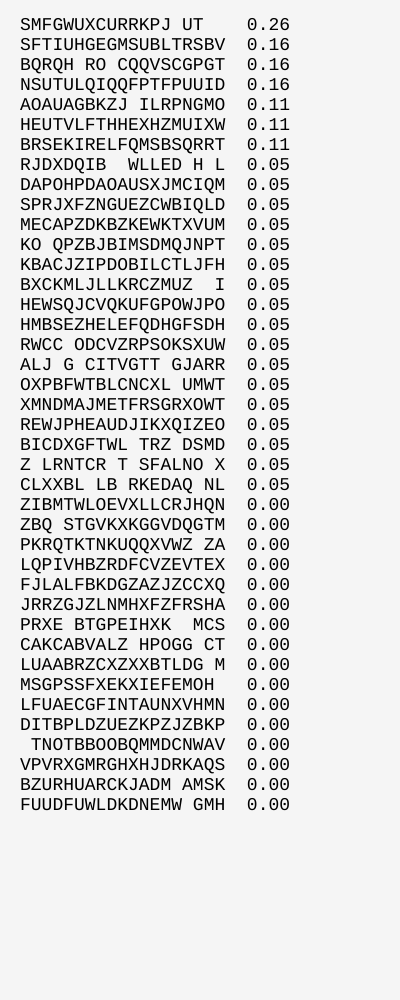
Frame 1 (no input)
Frame 2 (the mouse pressed at the canvas centre, redrawn once): identical to frame 1, image omitted

The p5.js sketch that drew this single still picture (run headless with seeded random() and noise() and a simulated clock; the mouse was pressed at the canvas centre and the sketch redrawn once):

// p5.js sketch
// ── sketch.js
let size = 40;
let population = [];
let target = "SOFTWARE ART STUDIO";
let alphabet = "ABCDEFGHIJKLMNOPQRSTUVWXZ ";

function setup() {
  createCanvas(400, 1000);
  textFont('courier', 18);
  for (let i = 0; i < size; i++) {
    let ind = [];
    while (ind.length < target.length) {
      ind.push(random(Array.from(alphabet)));
    }
    population.push(ind);
  }
  console.log(population);
}

function fitness(ind) {
  let matches = ind.filter((chr,idx) => chr === target[idx]);
  return matches.length / target.length;
}

function draw() {
  background(245);
  population.sort((a,b) => fitness(b) - fitness(a));
  population.forEach((p,i) => text(p.join('')+'  '+nf(fitness(p),0,2), 20, 30+i*20));
  noLoop();
}
